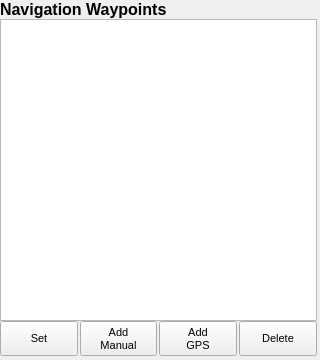
         <widget class="QWidget" name="widget_3" native="true">
          <property name="sizePolicy">
           <sizepolicy hsizetype="Fixed" vsizetype="Fixed">
            <horstretch>0</horstretch>
            <verstretch>0</verstretch>
           </sizepolicy>
          </property>
          <property name="minimumSize">
           <size>
            <width>320</width>
            <height>360</height>
           </size>
          </property>
          <property name="maximumSize">
           <size>
            <width>320</width>
            <height>360</height>
           </size>
          </property>
          <layout class="QGridLayout" name="gridLayout_2">
           <property name="leftMargin">
            <number>0</number>
           </property>
           <property name="topMargin">
            <number>0</number>
           </property>
           <property name="rightMargin">
            <number>3</number>
           </property>
           <property name="bottomMargin">
            <number>0</number>
           </property>
           <property name="spacing">
            <number>0</number>
           </property>
           <item row="0" column="0">
            <layout class="QVBoxLayout" name="verticalLayout_4">
             <property name="spacing">
              <number>0</number>
             </property>
             <item>
              <widget class="QLabel" name="label_2">
               <property name="font">
                <font>
                 <pointsize>12</pointsize>
                 <weight>75</weight>
                 <bold>true</bold>
                </font>
               </property>
               <property name="text">
                <string>Navigation Waypoints</string>
               </property>
              </widget>
             </item>
             <item>
              <widget class="QTableWidget" name="navigation_waypoints_table_widget">
               <property name="sizePolicy">
                <sizepolicy hsizetype="Expanding" vsizetype="Expanding">
                 <horstretch>0</horstretch>
                 <verstretch>0</verstretch>
                </sizepolicy>
               </property>
               <property name="minimumSize">
                <size>
                 <width>0</width>
                 <height>0</height>
                </size>
               </property>
               <property name="maximumSize">
                <size>
                 <width>16777215</width>
                 <height>9999999</height>
                </size>
               </property>
               <property name="styleSheet">
                <string notr="true"/>
               </property>
               <property name="horizontalScrollBarPolicy">
                <enum>Qt::ScrollBarAlwaysOff</enum>
               </property>
               <property name="alternatingRowColors">
                <bool>false</bool>
               </property>
               <property name="selectionMode">
                <enum>QAbstractItemView::ExtendedSelection</enum>
               </property>
               <property name="selectionBehavior">
                <enum>QAbstractItemView::SelectRows</enum>
               </property>
               <property name="cornerButtonEnabled">
                <bool>false</bool>
               </property>
               <attribute name="horizontalHeaderVisible">
                <bool>false</bool>
               </attribute>
               <attribute name="horizontalHeaderCascadingSectionResizes">
                <bool>false</bool>
               </attribute>
               <attribute name="horizontalHeaderMinimumSectionSize">
                <number>53</number>
               </attribute>
               <attribute name="horizontalHeaderDefaultSectionSize">
                <number>59</number>
               </attribute>
               <attribute name="verticalHeaderVisible">
                <bool>false</bool>
               </attribute>
               <attribute name="verticalHeaderCascadingSectionResizes">
                <bool>false</bool>
               </attribute>
               <attribute name="verticalHeaderDefaultSectionSize">
                <number>30</number>
               </attribute>
               <column>
                <property name="text">
                 <string>#</string>
                </property>
               </column>
               <column>
                <property name="text">
                 <string>Lat</string>
                </property>
               </column>
               <column>
                <property name="text">
                 <string>Lon</string>
                </property>
               </column>
               <column>
                <property name="text">
                 <string>Color</string>
                </property>
               </column>
              </widget>
             </item>
             <item>
              <layout class="QHBoxLayout" name="horizontalLayout_8">
               <property name="spacing">
                <number>2</number>
               </property>
               <property name="bottomMargin">
                <number>4</number>
               </property>
               <item>
                <widget class="QPushButton" name="navigation_waypoints_set_button">
                 <property name="sizePolicy">
                  <sizepolicy hsizetype="Fixed" vsizetype="Fixed">
                   <horstretch>0</horstretch>
                   <verstretch>0</verstretch>
                  </sizepolicy>
                 </property>
                 <property name="minimumSize">
                  <size>
                   <width>65</width>
                   <height>35</height>
                  </size>
                 </property>
                 <property name="font">
                  <font>
                   <pointsize>8</pointsize>
                  </font>
                 </property>
                 <property name="styleSheet">
                  <string notr="true"/>
                 </property>
                 <property name="text">
                  <string>Set</string>
                 </property>
                </widget>
               </item>
               <item>
                <widget class="QPushButton" name="navigation_waypoints_add_manual_button">
                 <property name="sizePolicy">
                  <sizepolicy hsizetype="Fixed" vsizetype="Fixed">
                   <horstretch>0</horstretch>
                   <verstretch>0</verstretch>
                  </sizepolicy>
                 </property>
                 <property name="minimumSize">
                  <size>
                   <width>65</width>
                   <height>35</height>
                  </size>
                 </property>
                 <property name="font">
                  <font>
                   <pointsize>8</pointsize>
                  </font>
                 </property>
                 <property name="styleSheet">
                  <string notr="true"/>
                 </property>
                 <property name="text">
                  <string>Add
Manual</string>
                 </property>
                </widget>
               </item>
               <item>
                <widget class="QPushButton" name="navigation_waypoints_add_gps_button">
                 <property name="sizePolicy">
                  <sizepolicy hsizetype="Fixed" vsizetype="Fixed">
                   <horstretch>0</horstretch>
                   <verstretch>0</verstretch>
                  </sizepolicy>
                 </property>
                 <property name="minimumSize">
                  <size>
                   <width>65</width>
                   <height>35</height>
                  </size>
                 </property>
                 <property name="font">
                  <font>
                   <pointsize>8</pointsize>
                  </font>
                 </property>
                 <property name="styleSheet">
                  <string notr="true"/>
                 </property>
                 <property name="text">
                  <string>Add
GPS</string>
                 </property>
                </widget>
               </item>
               <item>
                <widget class="QPushButton" name="navigation_waypoints_delete_button">
                 <property name="sizePolicy">
                  <sizepolicy hsizetype="Fixed" vsizetype="Fixed">
                   <horstretch>0</horstretch>
                   <verstretch>0</verstretch>
                  </sizepolicy>
                 </property>
                 <property name="minimumSize">
                  <size>
                   <width>65</width>
                   <height>35</height>
                  </size>
                 </property>
                 <property name="font">
                  <font>
                   <pointsize>8</pointsize>
                  </font>
                 </property>
                 <property name="styleSheet">
                  <string notr="true"/>
                 </property>
                 <property name="text">
                  <string>Delete</string>
                 </property>
                </widget>
               </item>
              </layout>
             </item>
            </layout>
           </item>
          </layout>
         </widget>
